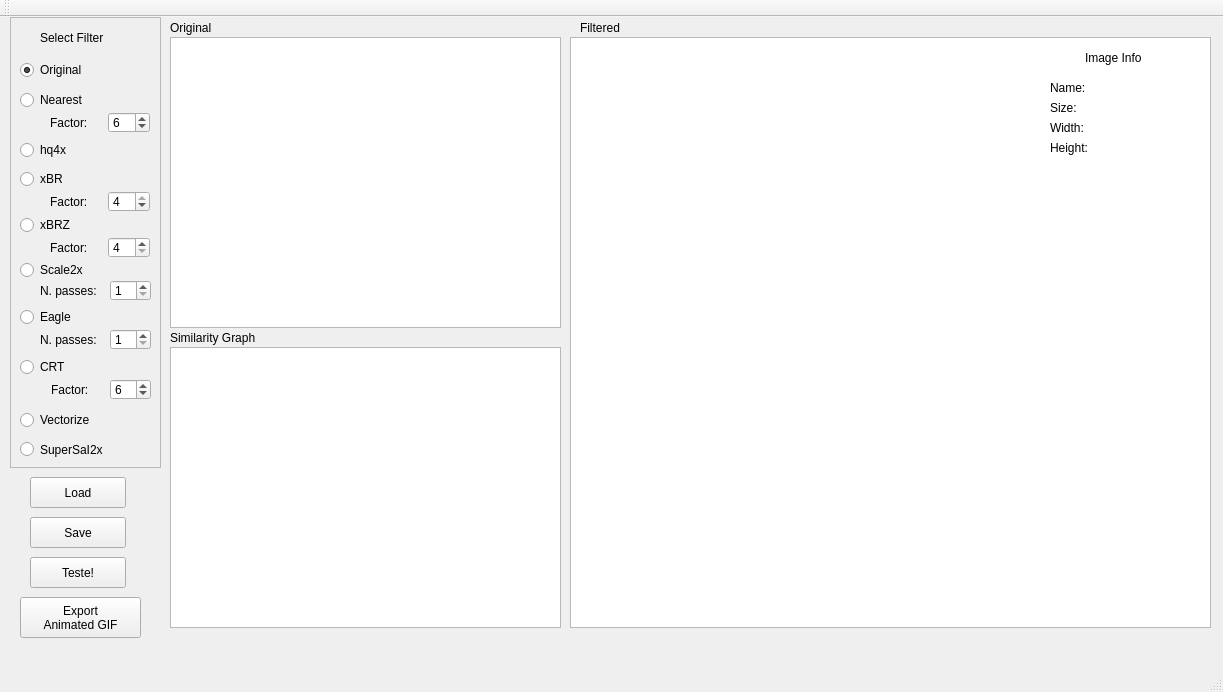
<?xml version="1.0" encoding="UTF-8"?>
<ui version="4.0">
 <class>MainWindow</class>
 <widget class="QMainWindow" name="MainWindow">
  <property name="geometry">
   <rect>
    <x>0</x>
    <y>0</y>
    <width>1223</width>
    <height>692</height>
   </rect>
  </property>
  <property name="windowTitle">
   <string>MainWindow</string>
  </property>
  <widget class="QWidget" name="centralWidget">
   <widget class="QGraphicsView" name="graphicsView">
    <property name="geometry">
     <rect>
      <x>570</x>
      <y>20</y>
      <width>641</width>
      <height>591</height>
     </rect>
    </property>
    <property name="font">
     <font>
      <weight>75</weight>
      <bold>true</bold>
     </font>
    </property>
   </widget>
   <widget class="QPushButton" name="testButton">
    <property name="geometry">
     <rect>
      <x>30</x>
      <y>540</y>
      <width>96</width>
      <height>31</height>
     </rect>
    </property>
    <property name="text">
     <string>Teste!</string>
    </property>
   </widget>
   <widget class="QPushButton" name="loadImageButton">
    <property name="geometry">
     <rect>
      <x>30</x>
      <y>460</y>
      <width>96</width>
      <height>31</height>
     </rect>
    </property>
    <property name="text">
     <string>Load</string>
    </property>
   </widget>
   <widget class="QPushButton" name="saveImageButton">
    <property name="geometry">
     <rect>
      <x>30</x>
      <y>500</y>
      <width>96</width>
      <height>31</height>
     </rect>
    </property>
    <property name="text">
     <string>Save</string>
    </property>
   </widget>
   <widget class="QFrame" name="frame">
    <property name="enabled">
     <bool>true</bool>
    </property>
    <property name="geometry">
     <rect>
      <x>1040</x>
      <y>20</y>
      <width>171</width>
      <height>241</height>
     </rect>
    </property>
    <property name="frameShape">
     <enum>QFrame::NoFrame</enum>
    </property>
    <property name="frameShadow">
     <enum>QFrame::Raised</enum>
    </property>
    <widget class="QLabel" name="labeImageInfo">
     <property name="geometry">
      <rect>
       <x>45</x>
       <y>10</y>
       <width>71</width>
       <height>21</height>
      </rect>
     </property>
     <property name="text">
      <string>Image Info</string>
     </property>
    </widget>
    <widget class="QLabel" name="labelNameInfo">
     <property name="geometry">
      <rect>
       <x>10</x>
       <y>40</y>
       <width>41</width>
       <height>21</height>
      </rect>
     </property>
     <property name="text">
      <string>Name:</string>
     </property>
    </widget>
    <widget class="QLabel" name="LabelSizeInfo">
     <property name="geometry">
      <rect>
       <x>10</x>
       <y>60</y>
       <width>66</width>
       <height>21</height>
      </rect>
     </property>
     <property name="text">
      <string>Size:</string>
     </property>
    </widget>
    <widget class="QLabel" name="labelWidthInfo">
     <property name="geometry">
      <rect>
       <x>10</x>
       <y>80</y>
       <width>66</width>
       <height>21</height>
      </rect>
     </property>
     <property name="text">
      <string>Width:</string>
     </property>
    </widget>
    <widget class="QLabel" name="LabelHeightInfo">
     <property name="geometry">
      <rect>
       <x>10</x>
       <y>100</y>
       <width>66</width>
       <height>21</height>
      </rect>
     </property>
     <property name="text">
      <string>Height:</string>
     </property>
    </widget>
    <widget class="QLabel" name="LabelName">
     <property name="geometry">
      <rect>
       <x>80</x>
       <y>40</y>
       <width>81</width>
       <height>21</height>
      </rect>
     </property>
     <property name="text">
      <string/>
     </property>
    </widget>
    <widget class="QLabel" name="labelSize">
     <property name="geometry">
      <rect>
       <x>80</x>
       <y>60</y>
       <width>66</width>
       <height>21</height>
      </rect>
     </property>
     <property name="text">
      <string/>
     </property>
    </widget>
    <widget class="QLabel" name="labelWidth">
     <property name="geometry">
      <rect>
       <x>80</x>
       <y>80</y>
       <width>66</width>
       <height>21</height>
      </rect>
     </property>
     <property name="text">
      <string/>
     </property>
    </widget>
    <widget class="QLabel" name="labelHeight">
     <property name="geometry">
      <rect>
       <x>80</x>
       <y>100</y>
       <width>66</width>
       <height>21</height>
      </rect>
     </property>
     <property name="text">
      <string/>
     </property>
    </widget>
   </widget>
   <widget class="QFrame" name="frameFiltersOptions">
    <property name="geometry">
     <rect>
      <x>10</x>
      <y>0</y>
      <width>151</width>
      <height>451</height>
     </rect>
    </property>
    <property name="frameShape">
     <enum>QFrame::StyledPanel</enum>
    </property>
    <property name="frameShadow">
     <enum>QFrame::Raised</enum>
    </property>
    <widget class="QLabel" name="labelFilter">
     <property name="geometry">
      <rect>
       <x>30</x>
       <y>10</y>
       <width>81</width>
       <height>21</height>
      </rect>
     </property>
     <property name="text">
      <string>Select Filter</string>
     </property>
    </widget>
    <widget class="QRadioButton" name="radioButtonHqx">
     <property name="geometry">
      <rect>
       <x>10</x>
       <y>120</y>
       <width>113</width>
       <height>26</height>
      </rect>
     </property>
     <property name="text">
      <string>hq4x</string>
     </property>
    </widget>
    <widget class="QRadioButton" name="radioButtonOriginal">
     <property name="geometry">
      <rect>
       <x>10</x>
       <y>40</y>
       <width>101</width>
       <height>26</height>
      </rect>
     </property>
     <property name="text">
      <string>Original</string>
     </property>
     <property name="checked">
      <bool>true</bool>
     </property>
    </widget>
    <widget class="QRadioButton" name="radioButtonNearest">
     <property name="geometry">
      <rect>
       <x>10</x>
       <y>70</y>
       <width>91</width>
       <height>26</height>
      </rect>
     </property>
     <property name="text">
      <string>Nearest</string>
     </property>
     <property name="checked">
      <bool>false</bool>
     </property>
    </widget>
    <widget class="QRadioButton" name="radioButtonXbrZ">
     <property name="geometry">
      <rect>
       <x>10</x>
       <y>195</y>
       <width>113</width>
       <height>26</height>
      </rect>
     </property>
     <property name="text">
      <string>xBRZ</string>
     </property>
    </widget>
    <widget class="QRadioButton" name="radioButtonScale2x">
     <property name="geometry">
      <rect>
       <x>10</x>
       <y>240</y>
       <width>113</width>
       <height>26</height>
      </rect>
     </property>
     <property name="text">
      <string>Scale2x</string>
     </property>
    </widget>
    <widget class="QRadioButton" name="radioButtonEagle">
     <property name="geometry">
      <rect>
       <x>10</x>
       <y>287</y>
       <width>113</width>
       <height>26</height>
      </rect>
     </property>
     <property name="text">
      <string>Eagle</string>
     </property>
    </widget>
    <widget class="QRadioButton" name="radioButtonVector">
     <property name="geometry">
      <rect>
       <x>10</x>
       <y>390</y>
       <width>113</width>
       <height>26</height>
      </rect>
     </property>
     <property name="text">
      <string>Vectorize</string>
     </property>
    </widget>
    <widget class="QRadioButton" name="radioButtonCRT">
     <property name="geometry">
      <rect>
       <x>10</x>
       <y>339</y>
       <width>61</width>
       <height>22</height>
      </rect>
     </property>
     <property name="text">
      <string>CRT</string>
     </property>
    </widget>
    <widget class="QSpinBox" name="spinBoxScaleFactor">
     <property name="geometry">
      <rect>
       <x>100</x>
       <y>362</y>
       <width>41</width>
       <height>21</height>
      </rect>
     </property>
     <property name="value">
      <number>6</number>
     </property>
    </widget>
    <widget class="QSpinBox" name="spinBoxNearestScaleFactor">
     <property name="geometry">
      <rect>
       <x>98</x>
       <y>95</y>
       <width>42</width>
       <height>21</height>
      </rect>
     </property>
     <property name="value">
      <number>6</number>
     </property>
    </widget>
    <widget class="QSpinBox" name="scale2xSpinBox">
     <property name="geometry">
      <rect>
       <x>100</x>
       <y>263</y>
       <width>41</width>
       <height>21</height>
      </rect>
     </property>
     <property name="toolTip">
      <string extracomment="Number of passes"/>
     </property>
     <property name="toolTipDuration">
      <number>4</number>
     </property>
     <property name="minimum">
      <number>1</number>
     </property>
     <property name="maximum">
      <number>5</number>
     </property>
     <property name="singleStep">
      <number>1</number>
     </property>
     <property name="value">
      <number>1</number>
     </property>
    </widget>
    <widget class="QSpinBox" name="eagleSpinBox">
     <property name="geometry">
      <rect>
       <x>100</x>
       <y>312</y>
       <width>41</width>
       <height>21</height>
      </rect>
     </property>
     <property name="minimum">
      <number>1</number>
     </property>
     <property name="maximum">
      <number>5</number>
     </property>
     <property name="value">
      <number>1</number>
     </property>
    </widget>
    <widget class="QLabel" name="label_2">
     <property name="geometry">
      <rect>
       <x>30</x>
       <y>312</y>
       <width>81</width>
       <height>21</height>
      </rect>
     </property>
     <property name="font">
      <font>
       <pointsize>9</pointsize>
      </font>
     </property>
     <property name="text">
      <string>N. passes:</string>
     </property>
    </widget>
    <widget class="QLabel" name="label_4">
     <property name="geometry">
      <rect>
       <x>40</x>
       <y>95</y>
       <width>51</width>
       <height>21</height>
      </rect>
     </property>
     <property name="font">
      <font>
       <pointsize>9</pointsize>
      </font>
     </property>
     <property name="text">
      <string>Factor:</string>
     </property>
    </widget>
    <widget class="QLabel" name="label">
     <property name="geometry">
      <rect>
       <x>30</x>
       <y>263</y>
       <width>81</width>
       <height>21</height>
      </rect>
     </property>
     <property name="font">
      <font>
       <pointsize>9</pointsize>
      </font>
     </property>
     <property name="text">
      <string>N. passes:</string>
     </property>
    </widget>
    <widget class="QLabel" name="label_3">
     <property name="geometry">
      <rect>
       <x>41</x>
       <y>362</y>
       <width>51</width>
       <height>21</height>
      </rect>
     </property>
     <property name="font">
      <font>
       <pointsize>9</pointsize>
      </font>
     </property>
     <property name="text">
      <string>Factor:</string>
     </property>
    </widget>
    <widget class="QLabel" name="label_5">
     <property name="geometry">
      <rect>
       <x>40</x>
       <y>220</y>
       <width>51</width>
       <height>21</height>
      </rect>
     </property>
     <property name="font">
      <font>
       <pointsize>9</pointsize>
      </font>
     </property>
     <property name="text">
      <string>Factor:</string>
     </property>
    </widget>
    <widget class="QSpinBox" name="xBRZSpinBox">
     <property name="geometry">
      <rect>
       <x>98</x>
       <y>220</y>
       <width>42</width>
       <height>21</height>
      </rect>
     </property>
     <property name="minimum">
      <number>4</number>
     </property>
     <property name="maximum">
      <number>5</number>
     </property>
     <property name="value">
      <number>4</number>
     </property>
    </widget>
    <widget class="QRadioButton" name="radioButtonSuperSaI2x">
     <property name="geometry">
      <rect>
       <x>10</x>
       <y>420</y>
       <width>135</width>
       <height>25</height>
      </rect>
     </property>
     <property name="text">
      <string>SuperSaI2x</string>
     </property>
    </widget>
    <widget class="QSpinBox" name="xBRSpinBox">
     <property name="geometry">
      <rect>
       <x>98</x>
       <y>174</y>
       <width>42</width>
       <height>21</height>
      </rect>
     </property>
     <property name="minimum">
      <number>2</number>
     </property>
     <property name="maximum">
      <number>4</number>
     </property>
     <property name="value">
      <number>4</number>
     </property>
    </widget>
    <widget class="QRadioButton" name="radioButtonXbr">
     <property name="geometry">
      <rect>
       <x>10</x>
       <y>149</y>
       <width>113</width>
       <height>26</height>
      </rect>
     </property>
     <property name="text">
      <string>xBR</string>
     </property>
    </widget>
    <widget class="QLabel" name="label_6">
     <property name="geometry">
      <rect>
       <x>40</x>
       <y>174</y>
       <width>51</width>
       <height>21</height>
      </rect>
     </property>
     <property name="font">
      <font>
       <pointsize>9</pointsize>
      </font>
     </property>
     <property name="text">
      <string>Factor:</string>
     </property>
    </widget>
    <zorder>labelFilter</zorder>
    <zorder>radioButtonHqx</zorder>
    <zorder>radioButtonOriginal</zorder>
    <zorder>radioButtonNearest</zorder>
    <zorder>radioButtonXbrZ</zorder>
    <zorder>radioButtonScale2x</zorder>
    <zorder>radioButtonEagle</zorder>
    <zorder>radioButtonVector</zorder>
    <zorder>radioButtonCRT</zorder>
    <zorder>spinBoxScaleFactor</zorder>
    <zorder>spinBoxNearestScaleFactor</zorder>
    <zorder>scale2xSpinBox</zorder>
    <zorder>eagleSpinBox</zorder>
    <zorder>label_2</zorder>
    <zorder>label_4</zorder>
    <zorder>label</zorder>
    <zorder>label_3</zorder>
    <zorder>label_5</zorder>
    <zorder>xBRZSpinBox</zorder>
    <zorder>radioButtonSuperSaI2x</zorder>
    <zorder>graphicsViewOriginal</zorder>
    <zorder>xBRSpinBox</zorder>
    <zorder>radioButtonXbr</zorder>
    <zorder>label_6</zorder>
   </widget>
   <widget class="QGraphicsView" name="graphicsViewOriginal">
    <property name="geometry">
     <rect>
      <x>170</x>
      <y>20</y>
      <width>391</width>
      <height>291</height>
     </rect>
    </property>
   </widget>
   <widget class="QGraphicsView" name="graphicsViewGraph">
    <property name="geometry">
     <rect>
      <x>170</x>
      <y>330</y>
      <width>391</width>
      <height>281</height>
     </rect>
    </property>
   </widget>
   <widget class="QLabel" name="labelSimilarityGraphView">
    <property name="geometry">
     <rect>
      <x>170</x>
      <y>310</y>
      <width>121</width>
      <height>21</height>
     </rect>
    </property>
    <property name="text">
     <string>Similarity Graph</string>
    </property>
   </widget>
   <widget class="QLabel" name="labelOriginalView">
    <property name="geometry">
     <rect>
      <x>170</x>
      <y>0</y>
      <width>66</width>
      <height>21</height>
     </rect>
    </property>
    <property name="text">
     <string>Original</string>
    </property>
   </widget>
   <widget class="QLabel" name="labelFilteredView">
    <property name="geometry">
     <rect>
      <x>580</x>
      <y>0</y>
      <width>66</width>
      <height>21</height>
     </rect>
    </property>
    <property name="text">
     <string>Filtered</string>
    </property>
   </widget>
   <widget class="QWidget" name="gridLayoutWidget">
    <property name="geometry">
     <rect>
      <x>589</x>
      <y>39</y>
      <width>601</width>
      <height>551</height>
     </rect>
    </property>
    <layout class="QGridLayout" name="gridLayout"/>
   </widget>
   <widget class="QPushButton" name="exportGIFButton">
    <property name="geometry">
     <rect>
      <x>20</x>
      <y>580</y>
      <width>121</width>
      <height>41</height>
     </rect>
    </property>
    <property name="text">
     <string>Export 
Animated GIF</string>
    </property>
   </widget>
  </widget>
  <widget class="QMenuBar" name="menuBar">
   <property name="geometry">
    <rect>
     <x>0</x>
     <y>0</y>
     <width>1223</width>
     <height>25</height>
    </rect>
   </property>
  </widget>
  <widget class="QStatusBar" name="statusBar"/>
  <widget class="QToolBar" name="toolBar">
   <property name="windowTitle">
    <string>toolBar</string>
   </property>
   <attribute name="toolBarArea">
    <enum>TopToolBarArea</enum>
   </attribute>
   <attribute name="toolBarBreak">
    <bool>false</bool>
   </attribute>
  </widget>
 </widget>
 <layoutdefault spacing="6" margin="11"/>
 <resources/>
 <connections/>
</ui>
